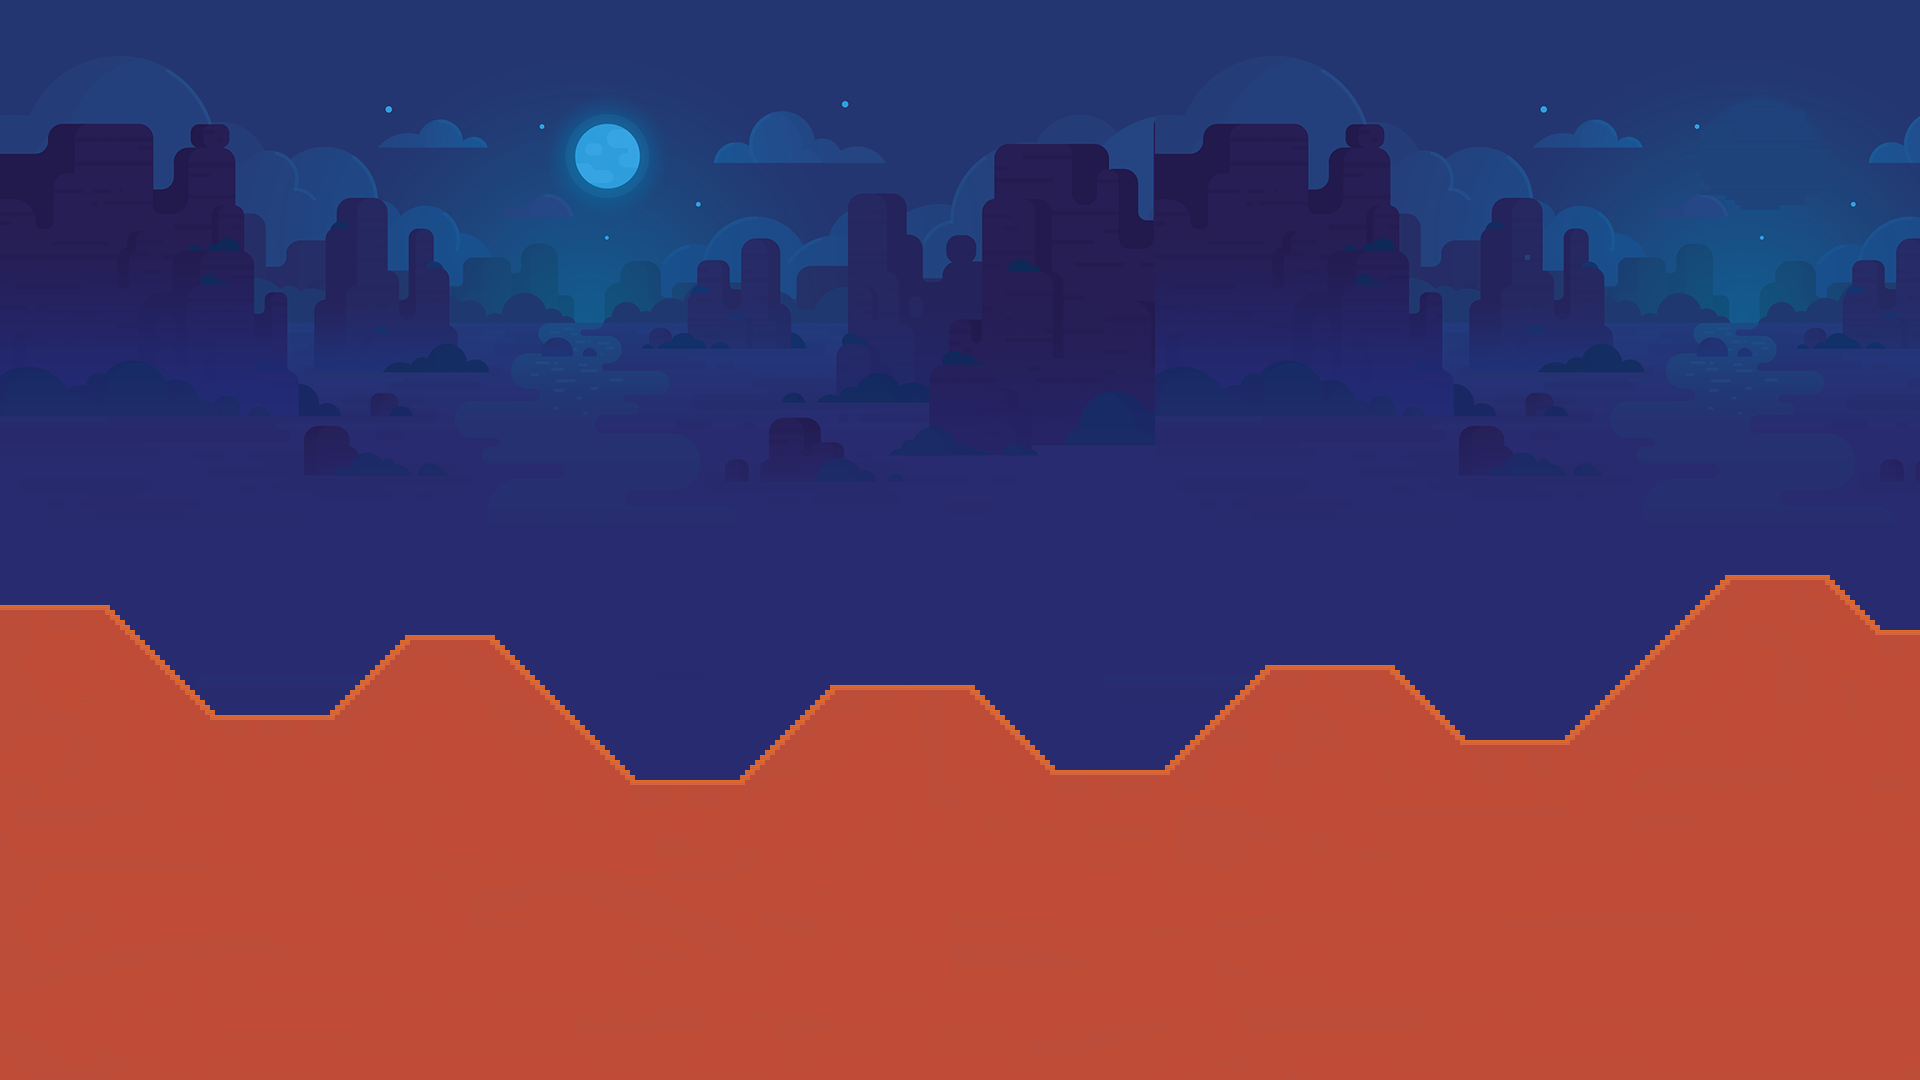

This game map was drawn from its Tiled (.tmx) file and the tilesets committed beside it. A one-line description and the trimmed map source follow:
An orthogonal 384x216 tile map with 5x5 px tiles, 2 tile layers (background, terrain ), 2 tilesets.

<map version="1.9" tiledversion="1.9.2" orientation="orthogonal" renderorder="right-down" width="384" height="216" tilewidth="5" tileheight="5" infinite="0" nextlayerid="4" nextobjectid="1">
 <tileset firstgid="1" source="background tankstar.tsx" />
 <tileset firstgid="32401" source="terrain tank star.tsx" />
 <layer id="1" name="background" width="384" height="216">
  <data>[82944 cells, 82944 non-empty, 31458 distinct tile ids]</data>
 </layer>
 <layer id="3" name="terrain " width="384" height="216">
  <data>[82944 cells, 30255 non-empty, 114 distinct tile ids]</data>
 </layer>
</map>
